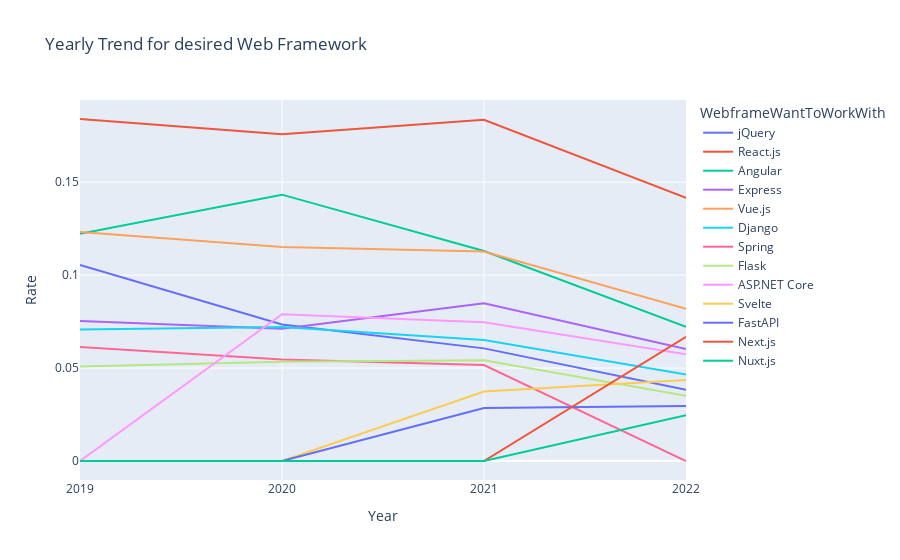

Notebook code cell kept with this figure:
### Code cell
plot_line_chart(desired_percentage, 'Yearly Trend for desired Web Framework')

### Figure 1 — Plotly figure (JSON) as saved in the notebook; plotly's stock layout.template omitted (floating-point values rounded to 4 significant figures)
{"data": [{"hovertemplate": "WebframeWantToWorkWith=jQuery<br>year=%{x}<br>value=%{y}<extra></extra>", "legendgroup": "jQuery", "line": {"color": "#636efa", "dash": "solid"}, "marker": {"symbol": "circle"}, "mode": "lines", "name": "jQuery", "orientation": "v", "showlegend": true, "type": "scatter", "x": [2019, 2020, 2021, 2022], "xaxis": "x", "y": [0.1054, 0.07341, 0.0606, 0.03836], "yaxis": "y"}, {"hovertemplate": "WebframeWantToWorkWith=React.js<br>year=%{x}<br>value=%{y}<extra></extra>", "legendgroup": "React.js", "line": {"color": "#EF553B", "dash": "solid"}, "marker": {"symbol": "circle"}, "mode": "lines", "name": "React.js", "orientation": "v", "showlegend": true, "type": "scatter", "x": [2019, 2020, 2021, 2022], "xaxis": "x", "y": [0.184, 0.1758, 0.1836, 0.1416], "yaxis": "y"}, {"hovertemplate": "WebframeWantToWorkWith=Angular<br>year=%{x}<br>value=%{y}<extra></extra>", "legendgroup": "Angular", "line": {"color": "#00cc96", "dash": "solid"}, "marker": {"symbol": "circle"}, "mode": "lines", "name": "Angular", "orientation": "v", "showlegend": true, "type": "scatter", "x": [2019, 2020, 2021, 2022], "xaxis": "x", "y": [0.1223, 0.1433, 0.113, 0.0722], "yaxis": "y"}, {"hovertemplate": "WebframeWantToWorkWith=Express<br>year=%{x}<br>value=%{y}<extra></extra>", "legendgroup": "Express", "line": {"color": "#ab63fa", "dash": "solid"}, "marker": {"symbol": "circle"}, "mode": "lines", "name": "Express", "orientation": "v", "showlegend": true, "type": "scatter", "x": [2019, 2020, 2021, 2022], "xaxis": "x", "y": [0.07535, 0.07118, 0.08486, 0.0603], "yaxis": "y"}, {"hovertemplate": "WebframeWantToWorkWith=Vue.js<br>year=%{x}<br>value=%{y}<extra></extra>", "legendgroup": "Vue.js", "line": {"color": "#FFA15A", "dash": "solid"}, "marker": {"symbol": "circle"}, "mode": "lines", "name": "Vue.js", "orientation": "v", "showlegend": true, "type": "scatter", "x": [2019, 2020, 2021, 2022], "xaxis": "x", "y": [0.1233, 0.1151, 0.1127, 0.08183], "yaxis": "y"}, {"hovertemplate": "WebframeWantToWorkWith=Django<br>year=%{x}<br>value=%{y}<extra></extra>", "legendgroup": "Django", "line": {"color": "#19d3f3", "dash": "solid"}, "marker": {"symbol": "circle"}, "mode": "lines", "name": "Django", "orientation": "v", "showlegend": true, "type": "scatter", "x": [2019, 2020, 2021, 2022], "xaxis": "x", "y": [0.07077, 0.07214, 0.06506, 0.04652], "yaxis": "y"}, {"hovertemplate": "WebframeWantToWorkWith=Spring<br>year=%{x}<br>value=%{y}<extra></extra>", "legendgroup": "Spring", "line": {"color": "#FF6692", "dash": "solid"}, "marker": {"symbol": "circle"}, "mode": "lines", "name": "Spring", "orientation": "v", "showlegend": true, "type": "scatter", "x": [2019, 2020, 2021, 2022], "xaxis": "x", "y": [0.06135, 0.05466, 0.05162, 0], "yaxis": "y"}, {"hovertemplate": "WebframeWantToWorkWith=Flask<br>year=%{x}<br>value=%{y}<extra></extra>", "legendgroup": "Flask", "line": {"color": "#B6E880", "dash": "solid"}, "marker": {"symbol": "circle"}, "mode": "lines", "name": "Flask", "orientation": "v", "showlegend": true, "type": "scatter", "x": [2019, 2020, 2021, 2022], "xaxis": "x", "y": [0.05087, 0.0534, 0.05422, 0.03513], "yaxis": "y"}, {"hovertemplate": "WebframeWantToWorkWith=ASP.NET Core<br>year=%{x}<br>value=%{y}<extra></extra>", "legendgroup": "ASP.NET Core", "line": {"color": "#FF97FF", "dash": "solid"}, "marker": {"symbol": "circle"}, "mode": "lines", "name": "ASP.NET Core", "orientation": "v", "showlegend": true, "type": "scatter", "x": [2019, 2020, 2021, 2022], "xaxis": "x", "y": [0, 0.07898, 0.07464, 0.05746], "yaxis": "y"}, {"hovertemplate": "WebframeWantToWorkWith=Svelte<br>year=%{x}<br>value=%{y}<extra></extra>", "legendgroup": "Svelte", "line": {"color": "#FECB52", "dash": "solid"}, "marker": {"symbol": "circle"}, "mode": "lines", "name": "Svelte", "orientation": "v", "showlegend": true, "type": "scatter", "x": [2019, 2020, 2021, 2022], "xaxis": "x", "y": [0, 0, 0.03738, 0.04355], "yaxis": "y"}, {"hovertemplate": "WebframeWantToWorkWith=FastAPI<br>year=%{x}<br>value=%{y}<extra></extra>", "legendgroup": "FastAPI", "line": {"color": "#636efa", "dash": "solid"}, "marker": {"symbol": "circle"}, "mode": "lines", "name": "FastAPI", "orientation": "v", "showlegend": true, "type": "scatter", "x": [2019, 2020, 2021, 2022], "xaxis": "x", "y": [0, 0, 0.02848, 0.02953], "yaxis": "y"}, {"hovertemplate": "WebframeWantToWorkWith=Next.js<br>year=%{x}<br>value=%{y}<extra></extra>", "legendgroup": "Next.js", "line": {"color": "#EF553B", "dash": "solid"}, "marker": {"symbol": "circle"}, "mode": "lines", "name": "Next.js", "orientation": "v", "showlegend": true, "type": "scatter", "x": [2019, 2020, 2021, 2022], "xaxis": "x", "y": [0, 0, 0, 0.06686], "yaxis": "y"}, {"hovertemplate": "WebframeWantToWorkWith=Nuxt.js<br>year=%{x}<br>value=%{y}<extra></extra>", "legendgroup": "Nuxt.js", "line": {"color": "#00cc96", "dash": "solid"}, "marker": {"symbol": "circle"}, "mode": "lines", "name": "Nuxt.js", "orientation": "v", "showlegend": true, "type": "scatter", "x": [2019, 2020, 2021, 2022], "xaxis": "x", "y": [0, 0, 0, 0.02458], "yaxis": "y"}], "layout": {"legend": {"title": {"text": "WebframeWantToWorkWith"}, "tracegroupgap": 0}, "title": {"text": "Yearly Trend for desired Web Framework"}, "xaxis": {"anchor": "y", "domain": [0, 1], "dtick": 1, "tickmode": "linear", "title": {"text": "Year"}}, "yaxis": {"anchor": "x", "domain": [0, 1], "title": {"text": "Rate"}}}}
